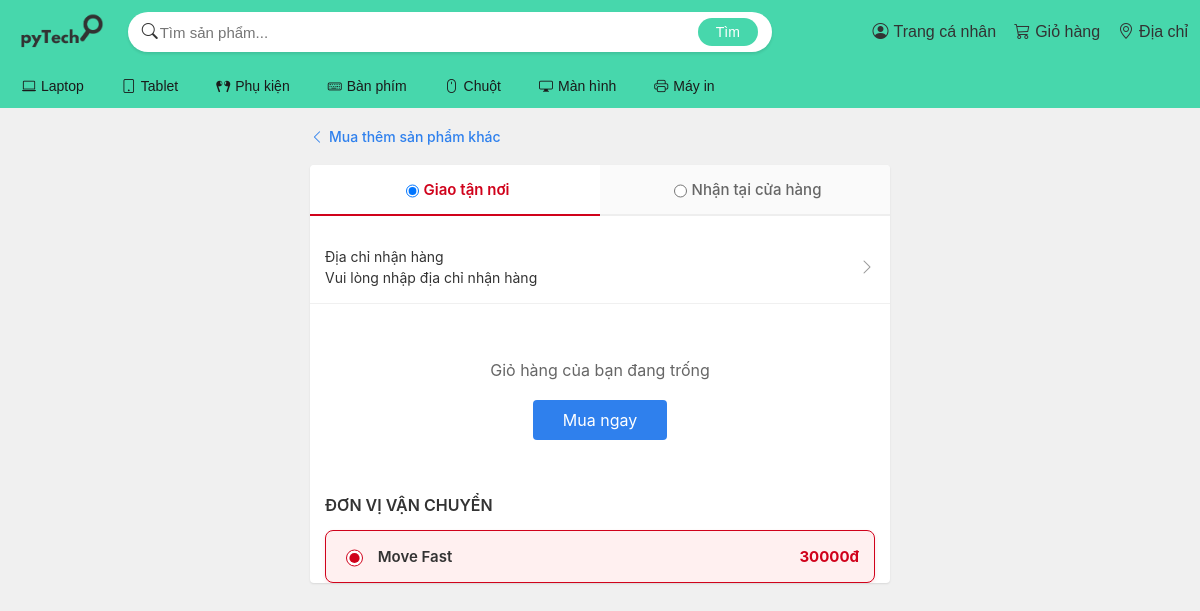
/accounts/cart/ (signed in), run on an earlier commit of the app's database.
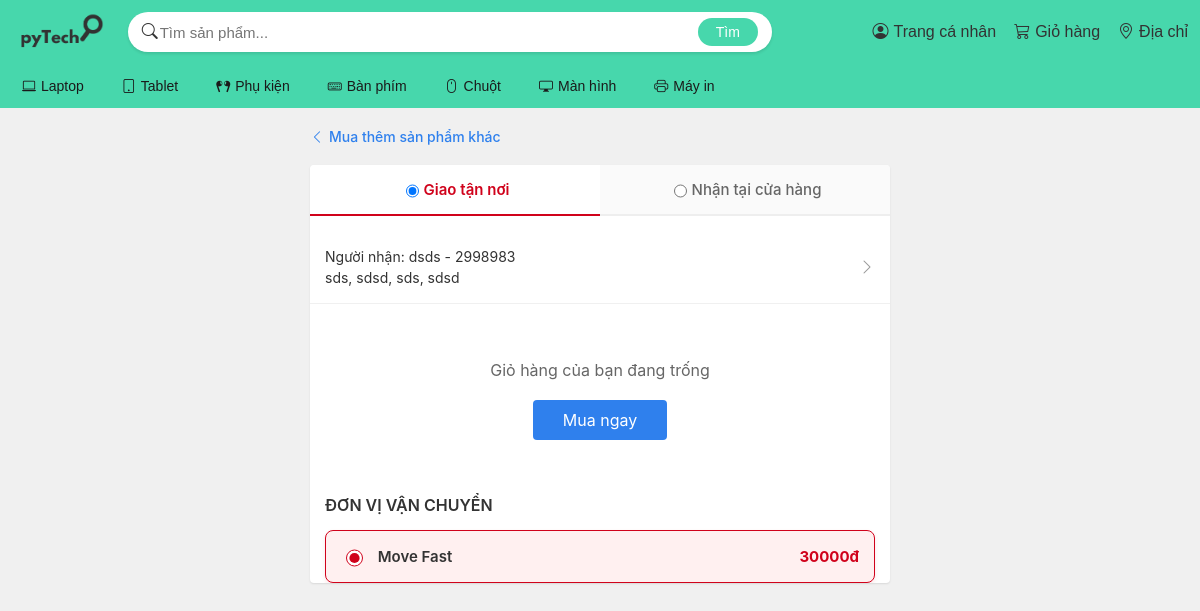
And on a later commit of the database.
### shippings/models.py (models this page shows, shortened)
class ShippingPartner(models.Model):
    id = models.CharField(primary_key=True, verbose_name="Mã ĐVVC")
    name = models.CharField(max_length=255, verbose_name="Tên đơn vị vận chuyển")
    code = models.CharField(max_length=255, null=True, blank=True, verbose_name="Mã code")
    logo_url = models.CharField(max_length=500, null=True, blank=True, verbose_name="Logo")
    price = models.DecimalField(max_digits=12, decimal_places=2, default=30000, verbose_name="Giá cước")
    is_active = models.BooleanField(default=True, verbose_name="Hoạt động")
    created_at = models.DateTimeField(auto_now_add=True, verbose_name="Ngày tạo")
    class Meta:
        verbose_name = "Đơn vị vận chuyển"
        verbose_name_plural = "Danh sách đơn vị vận chuyển"

### accounts/models.py (models this page shows, shortened)
class Address(models.Model):
    id = models.CharField(verbose_name="ID",primary_key=True)
    customer = models.ForeignKey(Customer, verbose_name="Mã khách hàng",on_delete=models.CASCADE, editable=False)
    recipient_name = models.CharField(verbose_name="Tên người nhận",max_length=255)
    phone = models.CharField(verbose_name="Số điện thoại",max_length=20)
    address_line = models.TextField(verbose_name="Đường")
    ward = models.CharField(verbose_name="Xã",max_length=255, null=True, blank=True)
    district = models.CharField(verbose_name="Quận/Huyện",max_length=255)
    city = models.CharField(verbose_name="Thành Phố",max_length=255)
    postal_code = models.CharField(max_length=20, null=True, blank=True)
    is_default = models.BooleanField(verbose_name="Địa chỉ mặc định",default=False)

### accounts/views.py (the view, shortened to what this page needs)
# urls.py: path("cart/", cart_view, name="cart"),
def cart_view(request):
    items = []
    total = Decimal(0)
    if request.session.get("customer_id"):
        customer = Customer.objects.get(id=request.session["customer_id"])
        cart = get_or_create_user_cart(customer)
        cart_items = CartItem.objects.filter(cart=cart).select_related("product")
    user_address = None
    addresses = []
    if request.session.get("customer_id"):
        customer_id = request.session["customer_id"]
        user_address = Address.objects.filter(
            customer_id=customer_id,
            is_default=True
        ).first() or Address.objects.filter(
            customer_id=customer_id
        ).first()
        addresses = Address.objects.filter(customer_id=customer_id)
    shipping_partners = ShippingPartner.objects.filter(is_active=True)
    return render(request, "accounts/cart.html", {
        "items": items,
        "total": total,
        "user_address": user_address,
        "addresses": addresses,
        "shipping_partners": shipping_partners
    })

### accounts/services.py (called while the page is built)
def get_or_create_user_cart(customer):
    cart, _ = Cart.objects.get_or_create(customer=customer)
    return cart

### accounts/templates/accounts/cart.html (shortened to what this page needs)
{% load static %}
<!DOCTYPE html>
<html>
<head>
    <link rel="stylesheet" href="{% static 'css/cart.css' %}">
    <link href="https://cdn.jsdelivr.net/npm/bootstrap-icons@1.11.3/font/bootstrap-icons.css" rel="stylesheet">
</head>
<body>
<div class="cart-wrapper">
    {% include 'includes/header.html' %}
    <div class="cart-container">
        <div class="cart-header-nav">
            <a href="{% url 'home' %}" class="back-link"><i class="bi bi-chevron-left"></i> Mua thêm sản phẩm khác</a>
        </div>
        <div class="cart-content-box">
            <div class="delivery-tabs">
                <div class="tab active">
                    <input type="radio" name="delivery_method" id="delivery_home" checked>
                    <label for="delivery_home">Giao tận nơi</label>
                </div>
                <div class="tab">
                    <input type="radio" name="delivery_method" id="delivery_store">
                    <label for="delivery_store">Nhận tại cửa hàng</label>
                </div>
            </div>
      <div class="address-section" onclick="openAddressModal()">
  <div class="address-info">
    <span id="display-name">
      {% if user_address %}
        Người nhận: {{ user_address.recipient_name }} - {{ user_address.phone }}
      {% else %}
        Địa chỉ nhận hàng
      {% endif %}
    </span>
    <span id="display-address">
      {% if user_address %}
        {{ user_address.address_line }}, {{ user_address.ward }}, {{ user_address.district }}, {{ user_address.city }}
      {% else %}
        Vui lòng nhập địa chỉ nhận hàng
      {% endif %}
    </span>
  </div>
  <i class="bi bi-chevron-right arrow-icon"></i>
</div>
            <div class="cart-items">
                {% for item in items %}
                <div class="cart-item">
                    <div class="item-visual">
                        {% if item.product.image_main %}
                            <img src="{{ item.product.image_main.url }}" alt="{{ item.product.name }}">
                        {% else %}
                            <img src="{% static 'img/no-image.png' %}" alt="No Image">
                        {% endif %}
                        <form method="post" action="{% url 'cart_remove' item.id %}" class="delete-form-mobile">
                            {% csrf_token %}
                            <button type="submit" class="text-btn"> <i class="bi bi-trash"></i> Xóa</button>
                        </form>
                    </div>
                    <div class="item-details">
                        <div class="item-header">
                            <h3 class="product-name">{{ item.product.name }}</h3>
                            <span class="product-price">{{ item.price|floatformat:0 }}</span>
                        </div>
                        <div class="item-actions">
                            <div class="quantity-control">
                                <a href="{% url 'update_cart_quantity' item.id 'decrease' %}" class="qty-btn minus">-</a>
                                <input type="text" value="{{ item.quantity }}" readonly class="qty-input">
                                <a href="{% url 'update_cart_quantity' item.id 'increase' %}" class="qty-btn plus">+</a>
                            </div>
                            <form method="post" action="{% url 'cart_remove' item.id %}" class="delete-form-desktop">
                                {% csrf_token %}
                                <button type="submit" class="text-btn">Xóa</button>
                            </form>
                        </div>
                    </div>
                </div>
                {% empty %}
                <div class="empty-cart">
                    <p>Giỏ hàng của bạn đang trống</p>
                    <a href="{% url 'home' %}" class="btn-primary">Mua ngay</a>
                </div>
                {% endfor %}
            </div>
             {% if shipping_partners %}
            <div class="shipping-section" id="shipping-section">
                <div class="section-header">Đơn vị vận chuyển</div>
                <div class="shipping-options">
                    {% for partner in shipping_partners %}
                    <label class="shipping-option">
                        <input type="radio" name="shipping_partner" value="{{ partner.id }}" data-price="{{ partner.price }}" {% if forloop.first %}checked{% endif %}>
                        <div class="shipping-details">
                            <span class="shipping-name">{{ partner.name }}</span>
                            <span class="shipping-price">{{ partner.price|floatformat:0 }}đ</span>
                        </div>
                    </label>
                    {% endfor %}
                </div>
            </div>
            {% endif %}
        </div>
    </div>
</div>
</body>
</html>

### templates/includes/header.html
{% load static %}
<link rel="stylesheet" href="{% static 'css/header.css' %}">
<link rel="stylesheet" href="{% static 'css/root.css' %}">
<link href="https://cdn.jsdelivr.net/npm/bootstrap-icons@1.11.3/font/bootstrap-icons.css" rel="stylesheet">
<div class="header">
    <div class="topbar">
        <div class="container">
            <div class="logo">
                <a href="{% url 'home' %}"><img src="{% static 'img/img.png' %}" alt="logo"></a>
            </div>
            <div class="search-box">
                <form method="get" action="{% url 'search' %}">
                    <div class="search">
                        <i class="bi bi-search"></i>
                        <input type="text" name="q" placeholder="Tìm sản phẩm..." value="{{ keyword }}">
                        <button type="submit">Tìm</button>
                    </div>
                </form>
            </div>
            <div class="actions">
                {% if request.session.customer_id %}
                    <a href="{% url 'profile' %}"><i class="bi bi-person-circle"></i>Trang cá nhân</a>
                {% else %}
                    <a href="{% url 'login' %}"><i class="bi bi-person-circle"></i>Đăng nhập</a>
                {% endif %}
                <a href="{% url 'cart' %}"><i class="bi bi-cart3"></i> Giỏ hàng</a>
                <a href=""><i class="bi bi-geo-alt"></i> Địa chỉ</a>
            </div>
        </div>
    </div>
    <div class="nav">
        <div class="container">
            <a href="{% url 'productList' 'Laptop' %}">
                <i class="bi bi-laptop"></i> Laptop
            </a>
            <a href="{% url 'productList' 'Tablet' %}">
                <i class="bi bi-tablet"></i> Tablet
            </a>
            <a href="{% url 'productList' 'Accessories' %}">
                <i class="bi bi-earbuds"></i> Phụ kiện
            </a>
            <a href="{% url 'productList' 'Keyboard' %}">
                <i class="bi bi-keyboard"></i> Bàn phím
            </a>
            <a href="{% url 'productList' 'Mouse' %}">
                <i class="bi bi-mouse"></i> Chuột
            </a>
            <a href="{% url 'productList' 'Monitor' %}">
                <i class="bi bi-display"></i> Màn hình
            </a>
            <a href="{% url 'productList' 'Printer' %}">
                <i class="bi bi-printer"></i> Máy in
            </a>
        </div>
    </div>
</div>

### static/css/cart.css (style rules this page uses)
body { padding: 0; margin: 0; background-color: #f0f0f0; font-family: -apple-system, BlinkMacSystemFont, "Segoe UI", Roboto, Helvetica, Arial, sans-serif; color: #333; }
.cart-wrapper { display: flex; flex-direction: column; min-height: 100vh; }
.cart-container { max-width: 600px; margin: 0 auto; width: 100%; padding: 10px; box-sizing: border-box; }
.cart-header-nav { padding: 10px 0; margin-bottom: 10px; }
.back-link { text-decoration: none; color: #2f80ed; font-size: 14px; display: flex; align-items: center; font-weight: 500; }
.back-link i { margin-right: 5px; }
.cart-content-box { background: #fff; border-radius: 4px; box-shadow: 0 1px 2px rgba(0, 0, 0, 0.1); overflow: hidden; }
.delivery-tabs { display: flex; border-bottom: 2px solid #eee; margin-bottom: 15px; }
.delivery-tabs div { display: flex; justify-content: center; }
.tab { flex: 1; text-align: center; padding: 15px 0; cursor: pointer; font-size: 15px; color: #666; position: relative; background: #fafafa; transition: all 0.2s; font-weight: 500; }
.tab:first-child { border-top-left-radius: 4px; }
.tab:last-child { border-top-right-radius: 4px; }
.tab.active { background: #fff; color: #d0021b; font-weight: 600; border-bottom: 2px solid #d0021b; margin-bottom: -2px; }
.tab input { margin-right: 5px; }
.address-section { padding: 15px; border-bottom: 1px solid #f0f0f0; display: flex; justify-content: space-between; align-items: center; cursor: pointer; background: #fff; }
.address-info { display: flex; flex-direction: column; font-size: 14px; line-height: 1.5; }
.arrow-icon { color: #999; }
.cart-items { padding: 0 15px; }
.empty-cart { text-align: center; padding: 40px 20px; }
.empty-cart p { margin-bottom: 20px; color: #666; }
.btn-primary { display: inline-block; padding: 10px 30px; background: #2f80ed; color: #fff; text-decoration: none; border-radius: 4px; }
.shipping-section { margin: 15px 15px 0 15px; background: #fff; border-radius: 4px; }
.shipping-section .section-header { font-size: 16px; font-weight: 600; margin-bottom: 15px; color: #333; }
.shipping-options { display: flex; flex-direction: column; gap: 12px; }
.shipping-option { display: flex; align-items: center; padding: 15px; border: 1px solid #e0e0e0; border-radius: 8px; cursor: pointer; transition: all 0.2s cubic-bezier(0.4, 0, 0.2, 1); position: relative; overflow: hidden; }
.shipping-option.selected { border-color: #d0021b; background-color: #fff0f0; box-shadow: 0 2px 4px rgba(208, 2, 27, 0.1); }
.shipping-option input[type="radio"] { margin-right: 15px; accent-color: #d0021b; width: 18px; height: 18px; }
.shipping-details { display: flex; justify-content: space-between; width: 100%; align-items: center; }
.shipping-name { font-weight: 600; font-size: 15px; color: #333; }
.shipping-price { font-weight: 700; font-size: 15px; color: #d0021b; }
.section-header { font-size: 14px; font-weight: 600; margin-bottom: 10px; color: #333; text-transform: uppercase; }
label { display: flex; }

### static/css/header.css (style rules this page uses)
.header { margin: 0; font-family: var(--primary-font), sans-serif; background: #fff; }
.header .topbar { background: var(--primary-color); padding: 12px 0; }
.header .container { max-width: 1380px; margin: auto; display: flex; align-items: center; gap: 20px; padding: 0 12px; }
a { text-decoration: none; color: inherit; display: flex; }
.header .logo img { height: 40px; justify-content: flex-end; }
.header .search-box { flex: 1; display: flex; justify-content: flex-start; }
.header button { justify-content: end; margin: 0; }
.header form { width: 85%; }
.header .search { width: 100%; display: flex; background: #fff; border-radius: 40px; padding: 6px 14px; align-items: center; box-shadow: 0 2px 3px rgba(0, 0, 0, 0.1); }
.header .search button { padding: 6px 18px; margin-left: 8px; border: none; border-radius: 20px; background: var(--primary-color); color: #fff; font-size: 14px; font-weight: 500; cursor: pointer; white-space: nowrap; transition: all 0.25s ease; }
.header .search input { flex: 1; border: none; outline: none; font-size: 15px; }
.header .actions { display: flex; gap: 18px; align-items: center; }
.header .nav { background: var(--primary-color); padding: 8px 0; }
.header .nav .container { display: flex; gap: 18px; overflow-x: auto; }
.header .nav a { text-decoration: none; padding: 6px 10px; border-radius: 6px; color: var(--primary-text-color); font-size: 14px; white-space: nowrap; }
.header .actions a i, .nav a i { margin-right: 5px; }

What changed in the data, as far as the page shows it:
added Address: recipient_name "dsds", phone "2998983", address_line "sds", ward "sdsd", district "sds", city "sdsd"
Also different on the page:
text no longer shown: "Địa chỉ nhận hàng Vui lòng nhập địa chỉ nhận hàng"
text now shown: "Người nhận: - , , ,"
